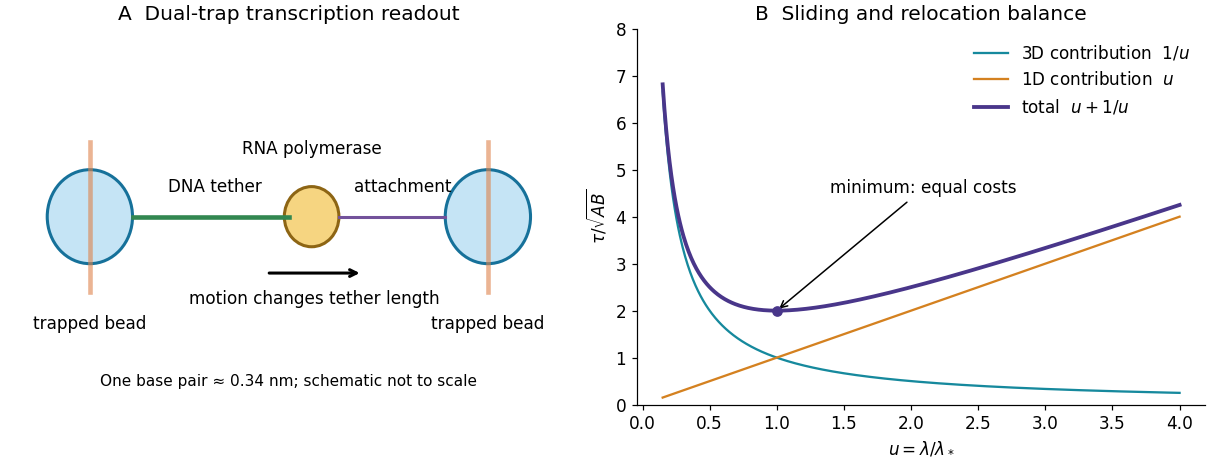

Source code (Python):
"""Original mechanical schematic and nondimensional search model; Python 3.14."""
from pathlib import Path
import numpy as np
import matplotlib
matplotlib.use('Agg')
import matplotlib.pyplot as plt
from matplotlib.patches import Circle
plt.rcParams.update({'font.size': 11, 'axes.spines.top': False, 'axes.spines.right': False})
fig, axes = plt.subplots(1, 2, figsize=(11, 4.2), layout='constrained', facecolor='white')
a = axes[0]
a.set(xlim=(0, 10), ylim=(0, 6), title='A  Dual-trap transcription readout')
for x in (1.5, 8.5):
    a.add_patch(Circle((x, 3), .75, facecolor='#c5e4f5', edgecolor='#16719a', lw=2))
    a.plot([x, x], [1.8, 4.2], color='#de824b', alpha=.6, lw=3)
    a.text(x, 1.2, 'trapped bead', ha='center')
a.plot([2.25, 5.0], [3, 3], color='#328750', lw=3)
a.text(3.7, 3.4, 'DNA tether', ha='center')
a.add_patch(Circle((5.4, 3), .48, facecolor='#f6d581', edgecolor='#8d6514', lw=2))
a.text(5.4, 4.0, 'RNA polymerase', ha='center')
a.plot([5.88, 7.75], [3, 3], color='#73529b', lw=2)
a.text(7, 3.4, 'attachment', ha='center')
a.annotate('', xy=(6.3, 2.1), xytext=(4.6, 2.1), arrowprops={'arrowstyle':'->', 'lw':2})
a.text(5.45, 1.6, 'motion changes tether length', ha='center')
a.text(5, .3, 'One base pair ≈ 0.34 nm; schematic not to scale', ha='center', fontsize=10)
a.axis('off')
a = axes[1]
x = np.linspace(.15, 4, 600)
a.plot(x, 1/x, label='3D contribution  $1/u$', color='#16899d')
a.plot(x, x, label='1D contribution  $u$', color='#d48120')
a.plot(x, x+1/x, label='total  $u+1/u$', color='#49368a', lw=2.5)
a.scatter([1], [2], color='#49368a', zorder=4)
a.annotate('minimum: equal costs', (1, 2), (1.4, 4.5), arrowprops={'arrowstyle':'->'})
a.set(xlabel=r'$u=\lambda/\lambda_*$', ylabel=r'$\tau/\sqrt{AB}$', ylim=(0, 8), title='B  Sliding and relocation balance')
a.legend(frameon=False)
fig.savefig(Path.cwd()/Path(__file__).with_suffix('.png').name, dpi=110, facecolor='white')
